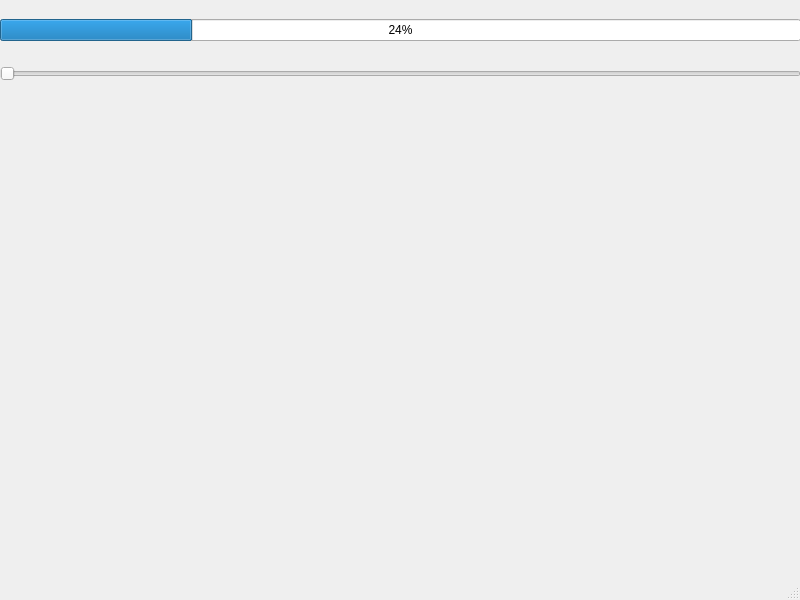
<?xml version="1.0" encoding="UTF-8"?>
<ui version="4.0">
 <class>MainWindow</class>
 <widget class="QMainWindow" name="MainWindow">
  <property name="geometry">
   <rect>
    <x>0</x>
    <y>0</y>
    <width>800</width>
    <height>600</height>
   </rect>
  </property>
  <property name="windowTitle">
   <string>MainWindow</string>
  </property>
  <widget class="QWidget" name="centralwidget">
   <widget class="QWidget" name="">
    <property name="geometry">
     <rect>
      <x>0</x>
      <y>0</y>
      <width>801</width>
      <height>101</height>
     </rect>
    </property>
    <layout class="QVBoxLayout" name="verticalLayout">
     <item>
      <widget class="QProgressBar" name="progressBar">
       <property name="value">
        <number>24</number>
       </property>
      </widget>
     </item>
     <item>
      <widget class="QSlider" name="horizontalSlider">
       <property name="orientation">
        <enum>Qt::Horizontal</enum>
       </property>
      </widget>
     </item>
    </layout>
   </widget>
  </widget>
  <widget class="QMenuBar" name="menubar">
   <property name="geometry">
    <rect>
     <x>0</x>
     <y>0</y>
     <width>800</width>
     <height>25</height>
    </rect>
   </property>
  </widget>
  <widget class="QStatusBar" name="statusbar"/>
 </widget>
 <resources/>
 <connections/>
</ui>
